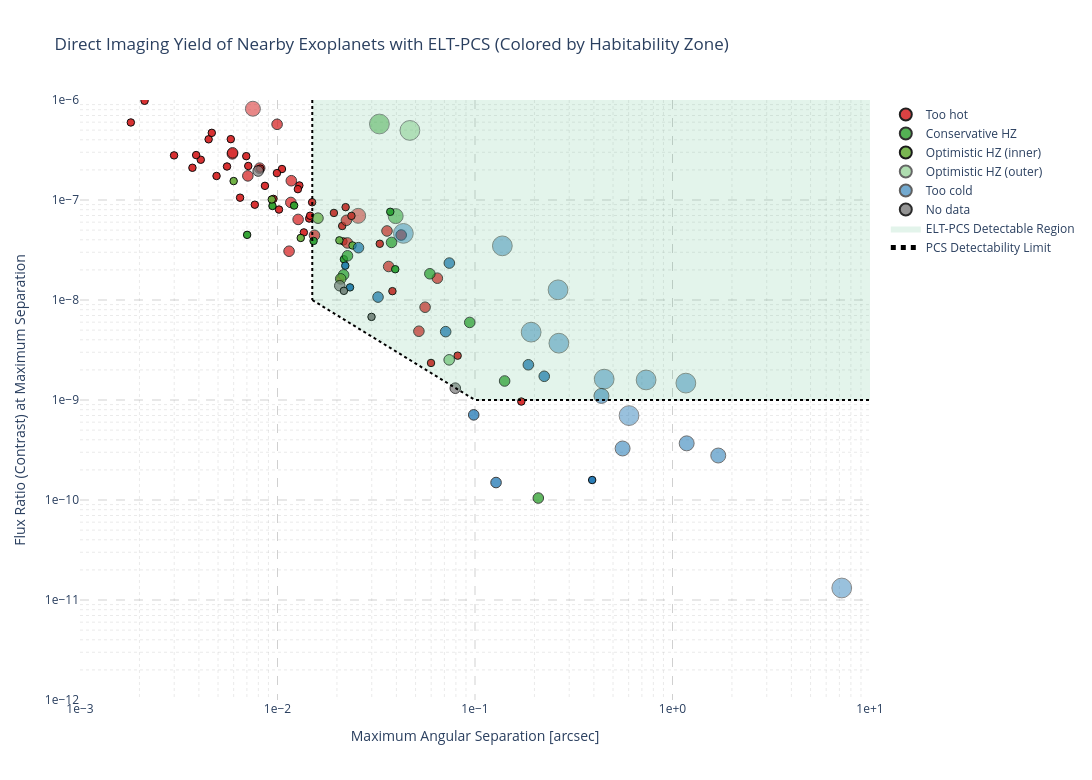

The notebook cell this image was saved under:
### Code cell
# Interactive Plotly figure with style aligned to the alternative publication plot:
# - Color encodes habitability zone (HZ)
# - Marker size encodes planet type (radius-based category)

hz_color_map = {
    'Too hot': '#d62728',
    'Conservative HZ': '#2ca02c',
    'Optimistic HZ (inner)': '#6aae3d',
    'Optimistic HZ (outer)': '#7bc87c',
    'Too cold': '#1f77b4',
    'No data': '#7f7f7f',
}

size_by_type_map = {
    CATEGORY_LABEL['Terrestrial']: 2,
    CATEGORY_LABEL['Sub-Neptune']: 4,
    CATEGORY_LABEL['Ice Giant']: 8,
    CATEGORY_LABEL['Gas Giant']: 14,
}

# Per-planet opacity: make larger planets more transparent.
opacity_by_type_map = {
    CATEGORY_LABEL['Terrestrial']: 0.95,
    CATEGORY_LABEL['Sub-Neptune']: 0.75,
    CATEGORY_LABEL['Ice Giant']: 0.55,
    CATEGORY_LABEL['Gas Giant']: 0.45,
}

hz_order = [
    'Too hot',
    'Conservative HZ',
    'Optimistic HZ (inner)',
    'Optimistic HZ (outer)',
    'Too cold',
    'No data',
]

plot_df_hz = plot_df.copy()
plot_df_hz['hz_zone_clean'] = plot_df_hz['hz_zone_clean'].fillna('No data').astype(str).str.strip()
plot_df_hz.loc[plot_df_hz['hz_zone_clean'].eq(''), 'hz_zone_clean'] = 'No data'
plot_df_hz['point_size_hz'] = plot_df_hz['radius_category'].map(size_by_type_map).fillna(34)
plot_df_hz['point_opacity_hz'] = plot_df_hz['radius_category'].map(opacity_by_type_map).fillna(0.75)

fig_hz = px.scatter(
    plot_df_hz,
    x='max_sep_arcsec',
    y='contrast_at_max_sep',
    color='hz_zone_clean',
    color_discrete_map=hz_color_map,
    category_orders={'hz_zone_clean': hz_order},
    size='point_size_hz',
    size_max=max(size_by_type_map.values()),
    hover_name='planet_label',
    custom_data=[
        'status_hover_html',
        'type_hover_html',
        'hz_hover_html',
        'mass_earth_used',
        'radius_earth_used',
        DISTANCE_COLUMN,
        'point_opacity_hz',
    ],
    labels={
        'max_sep_arcsec': 'Maximum Angular Separation [arcsec]',
        'contrast_at_max_sep': 'Flux Ratio (Contrast) at Maximum Separation',
        'hz_zone_clean': 'HZ Zone',
    },
    title='Direct Imaging Yield of Nearby Exoplanets with ELT-PCS (Colored by Habitability Zone)',
)

fig_hz.update_traces(
    marker=dict(line=dict(width=1, color='black')),
    hovertemplate=(
        "<b>%{hovertext}</b><br>"
        "Status: %{customdata[0]}<br>"
        "Planet type: %{customdata[1]}<br>"
        "HZ zone: %{customdata[2]}<br>"
        "Mass [M⊕]: %{customdata[3]:.3f}<br>"
        "Radius [R⊕]: %{customdata[4]:.3f}<br>"
        "Distance [pc]: %{customdata[5]:.3f}<extra></extra>"
    ),
)

# Apply per-point opacity so Ice Giants and Gas Giants are more transparent.
for trace in fig_hz.data:
    if hasattr(trace, 'customdata') and trace.customdata is not None:
        trace.marker.opacity = [float(row[6]) for row in trace.customdata]

# Detectability region and boundary (same model used in the main interactive figure).
fig_hz.add_scatter(
    x=np.concatenate([x_limit, [10, PCS_IWA_ARCSEC]]),
    y=np.concatenate([y_limit, [1e-6, 1e-6]]),
    mode='lines',
    line=dict(width=0),
    fill='toself',
    fillcolor='rgba(60, 179, 113, 0.14)',
    name='ELT-PCS Detectable Region',
    hoverinfo='skip',
)

fig_hz.add_scatter(
    x=[PCS_IWA_ARCSEC, PCS_IWA_ARCSEC],
    y=[1e-6, DETECT_Y_AT_IWA],
    mode='lines',
    line=dict(color='black', width=2, dash='dot'),
    showlegend=False,
    hoverinfo='skip',
)

fig_hz.add_scatter(
    x=x_limit,
    y=y_limit,
    mode='lines',
    line=dict(color='black', width=2, dash='dot'),
    name='PCS Detectability Limit',
)

fig_hz.update_xaxes(
    type='log',
    autorange=False,
    range=[-3, 1],
    dtick=1,
    tickformat='.0e',
    showgrid=True,
    gridcolor='rgba(120, 120, 120, 0.35)',
    griddash='dash',
    minor=dict(showgrid=True, dtick='D1', gridcolor='rgba(160, 160, 160, 0.22)', griddash='dot'),
)

fig_hz.update_yaxes(
    type='log',
    autorange=False,
    range=[-12, -6],
    dtick=1,
    tickformat='.0e',
    showgrid=True,
    gridcolor='rgba(120, 120, 120, 0.35)',
    griddash='dash',
    minor=dict(showgrid=True, dtick='D1', gridcolor='rgba(160, 160, 160, 0.22)', griddash='dot'),
)

fig_hz.update_layout(
    template='plotly_white',
    plot_bgcolor='white',
    legend_title_text='',
    width=1100,
    height=780,
    hoverlabel=dict(bgcolor='black', bordercolor='black', font=dict(color='white')),
)

fig_hz.show()

### Figure 1 — Plotly figure (JSON) as saved in the notebook; plotly's stock layout.template omitted (floating-point values rounded to 4 significant figures; data arrays with more than 128 entries replaced by an {"elided": "..."} marker saying what was removed)
{"data": [{"customdata": {"elided": "65x7 mixed values"}, "hovertemplate": "<b>%{hovertext}</b><br>Status: %{customdata[0]}<br>Planet type: %{customdata[1]}<br>HZ zone: %{customdata[2]}<br>Mass [M⊕]: %{customdata[3]:.3f}<br>Radius [R⊕]: %{customdata[4]:.3f}<br>Distance [pc]: %{customdata[5]:.3f}<extra></extra>", "hovertext": ["61 Vir b", "61 Vir c", "61 Vir d", "82 Eri b", "82 Eri c", "AU Mic b", "AU Mic c", "Barnard's star b", "Barnard's star c", "Barnard's star d", "Barnard's star e", "CD Cet b", "G 192-15 b", "G 268-110 b", "GJ 1061 b", "GJ 15 A b", "GJ 176 b", "GJ 176 c", "GJ 251 b", "GJ 338 Bb", "GJ 357 b", "GJ 357 c", "GJ 367 b", "GJ 393 b", "GJ 3988 b", "GJ 4274 b", "GJ 433 b", "GJ 486 b", "GJ 581 b", "GJ 581 c", "GJ 581 e", "GJ 625 b", "GJ 674 b", "GJ 785 b", "GJ 876 d", "GJ 887 b", "GJ 887 c", "Gl 686 b", "Gl 725 A b", "Gl 49 b", "HD 102365 A b", "HD 219134 b", "HD 219134 c", "HD 219134 d", "HD 219134 f", "HD 260655 b", "HD 260655 c", "Lalande 21185 b", "LTT 1445 Ab", "LTT 1445 Ac", "Luyten's Star c", "Proxima Centauri d", "Ross 128 b", "tau Cet e", "tau Cet g", "tau Cet h", "Teegarden's b", "Wolf 1061 b", "YZ Cet b", "YZ Cet c", "YZ Cet d", "GJ 436 b", "Gl 725 B b", "GJ 887 d", "GJ 887 e"], "legendgroup": "Too hot", "marker": {"color": "#d62728", "line": {"color": "black", "width": 1}, "opacity": [0.75, 0.55, 0.75, 0.95, 0.95, 0.55, 0.75, 0.95, 0.95, 0.95, 0.95, 0.95, 0.95, 0.95, 0.95, 0.95, 0.75, 0.75, 0.95, 0.75, 0.95, 0.95, 0.95, 0.95, 0.95, 0.95, 0.75, 0.95, 0.55, 0.75, 0.95, 0.95, 0.75, 0.75, 0.75, 0.95, 0.75, 0.75, 0.95, 0.75, 0.75, 0.75, 0.95, 0.75, 0.75, 0.95, 0.95, 0.95, 0.95, 0.95, 0.95, 0.95, 0.95, 0.95, 0.95, 0.95, 0.95, 0.95, 0.95, 0.95, 0.95, 0.75, 0.95, 0.75, 0.95], "size": [4, 8, 4, 2, 2, 8, 4, 2, 2, 2, 2, 2, 2, 2, 2, 2, 4, 4, 2, 4, 2, 2, 2, 2, 2, 2, 4, 2, 8, 4, 2, 2, 4, 4, 4, 2, 4, 4, 2, 4, 4, 4, 2, 4, 4, 2, 2, 2, 2, 2, 2, 2, 2, 2, 2, 2, 2, 2, 2, 2, 2, 4, 2, 4, 2], "sizemode": "area", "sizeref": 0.07143, "symbol": "circle"}, "mode": "markers", "name": "Too hot", "orientation": "v", "showlegend": true, "type": "scatter", "x": [0.00591, 0.02561, 0.05588, 0.02078, 0.05988, 0.007505, 0.01272, 0.0129, 0.01497, 0.01053, 0.02158, 0.002151, 0.001808, 0.001312, 0.007111, 0.02126, 0.008125, 0.01539, 0.01447, 0.02233, 0.003709, 0.006465, 0.00077, 0.007676, 0.004088, 0.002115, 0.007075, 0.002123, 0.00646, 0.01175, 0.00448, 0.01359, 0.009954, 0.03654, 0.004503, 0.02368, 0.0423, 0.01168, 0.0193, 0.01144, 0.05199, 0.005925, 0.01018, 0.03585, 0.02259, 0.002994, 0.004913, 0.03294, 0.005551, 0.003874, 0.009539, 0.02213, 0.01463, 0.1716, 0.03818, 0.08169, 0.006947, 0.00864, 0.004648, 0.005801, 0.008174, 0.003393, 0.009934, 0.06448, 0.01268], "xaxis": "x", "y": [2.893e-07, 6.947e-08, 8.468e-09, 1.632e-08, 2.346e-09, 8.18e-07, 6.395e-08, 1.397e-07, 9.495e-08, 2.041e-07, 3.853e-08, 1.265e-06, 5.963e-07, 1.394e-06, 2.189e-07, 5.494e-08, 2.081e-07, 4.435e-08, 6.526e-08, 6.26e-08, 2.1e-07, 1.055e-07, 1.478e-06, 8.974e-08, 2.526e-07, 1.532e-06, 1.743e-07, 9.817e-07, 2.288e-06, 1.559e-07, 4.046e-07, 4.741e-08, 5.715e-07, 2.163e-08, 2.298e-06, 6.938e-08, 4.465e-08, 9.448e-08, 7.424e-08, 3.074e-08, 4.871e-09, 2.964e-07, 8.027e-08, 4.901e-08, 3.722e-08, 2.794e-07, 1.738e-07, 3.649e-08, 2.163e-07, 2.813e-07, 1.026e-07, 8.483e-08, 6.964e-08, 9.652e-10, 1.226e-08, 2.777e-09, 2.745e-07, 1.385e-07, 4.692e-07, 4.06e-07, 2.062e-07, 2.775e-06, 1.857e-07, 1.652e-08, 1.284e-07], "yaxis": "y"}, {"customdata": [["<span style='color:#2ca02c'><b>Confirmed</b></span>", "<span style='color:#378cb1'><b>Sub-Neptune (1.6-4 R⊕)</b></span>", "<span style='color:#90ee90'><b>Conservative HZ</b></span>", 5.816, 2.017, 6.041, 0.75], ["<span style='color:#2ca02c'><b>Confirmed</b></span>", "<span style='color:#5a3a1b'><b>Terrestrial (<1.6 R⊕)</b></span>", "<span style='color:#90ee90'><b>Conservative HZ</b></span>", 1.081, 1.026, 4.846, 0.95], ["<span style='color:#2ca02c'><b>Confirmed</b></span>", "<span style='color:#5a3a1b'><b>Terrestrial (<1.6 R⊕)</b></span>", "<span style='color:#90ee90'><b>Conservative HZ</b></span>", 1.36, 1.108, 4.846, 0.95], ["<span style='color:#2ca02c'><b>Confirmed</b></span>", "<span style='color:#5a3a1b'><b>Terrestrial (<1.6 R⊕)</b></span>", "<span style='color:#90ee90'><b>Conservative HZ</b></span>", 1.64, 1.179, 3.674, 0.95], ["<span style='color:#2ca02c'><b>Confirmed</b></span>", "<span style='color:#378cb1'><b>Sub-Neptune (1.6-4 R⊕)</b></span>", "<span style='color:#90ee90'><b>Conservative HZ</b></span>", 6.039, 2.068, 9.436, 0.75], ["<span style='color:#2ca02c'><b>Confirmed</b></span>", "<span style='color:#1e3a8a'><b>Ice Giant (4-8 R⊕)</b></span>", "<span style='color:#90ee90'><b>Conservative HZ</b></span>", 17.2, 4.23, 4.55, 0.55], ["<span style='color:#2ca02c'><b>Confirmed</b></span>", "<span style='color:#378cb1'><b>Sub-Neptune (1.6-4 R⊕)</b></span>", "<span style='color:#90ee90'><b>Conservative HZ</b></span>", 12.21, 3.316, 5.915, 0.75], ["<span style='color:#2ca02c'><b>Confirmed</b></span>", "<span style='color:#378cb1'><b>Sub-Neptune (1.6-4 R⊕)</b></span>", "<span style='color:#90ee90'><b>Conservative HZ</b></span>", 14.3, 3.686, 8.812, 0.75], ["<span style='color:#2ca02c'><b>Confirmed</b></span>", "<span style='color:#e9982e'><b>Gas Giant (>8 R⊕)</b></span>", "<span style='color:#90ee90'><b>Conservative HZ</b></span>", 241.5, 10.96, 4.672, 0.45], ["<span style='color:#2ca02c'><b>Confirmed</b></span>", "<span style='color:#5a3a1b'><b>Terrestrial (<1.6 R⊕)</b></span>", "<span style='color:#90ee90'><b>Conservative HZ</b></span>", 3.4, 1.504, 3.523, 0.95], ["<span style='color:#2ca02c'><b>Confirmed</b></span>", "<span style='color:#378cb1'><b>Sub-Neptune (1.6-4 R⊕)</b></span>", "<span style='color:#90ee90'><b>Conservative HZ</b></span>", 5.467, 1.935, 6.253, 0.75], ["<span style='color:#2ca02c'><b>Confirmed</b></span>", "<span style='color:#5a3a1b'><b>Terrestrial (<1.6 R⊕)</b></span>", "<span style='color:#90ee90'><b>Conservative HZ</b></span>", 1.055, 1.018, 1.302, 0.95], ["<span style='color:#2ca02c'><b>Confirmed</b></span>", "<span style='color:#5a3a1b'><b>Terrestrial (<1.6 R⊕)</b></span>", "<span style='color:#90ee90'><b>Conservative HZ</b></span>", 1.049, 1.016, 3.832, 0.95], ["<span style='color:#2ca02c'><b>Confirmed</b></span>", "<span style='color:#5a3a1b'><b>Terrestrial (<1.6 R⊕)</b></span>", "<span style='color:#90ee90'><b>Conservative HZ</b></span>", 1.259, 1.08, 9.575, 0.95], ["<span style='color:#ff8c00'><b>Candidate</b></span>", "<span style='color:#378cb1'><b>Sub-Neptune (1.6-4 R⊕)</b></span>", "<span style='color:#90ee90'><b>Conservative HZ</b></span>", 8.708, 2.643, 5.008, 0.75], ["<span style='color:#ff8c00'><b>Candidate</b></span>", "<span style='color:#378cb1'><b>Sub-Neptune (1.6-4 R⊕)</b></span>", "<span style='color:#90ee90'><b>Conservative HZ</b></span>", 14.2, 3.668, 6.542, 0.75]], "hovertemplate": "<b>%{hovertext}</b><br>Status: %{customdata[0]}<br>Planet type: %{customdata[1]}<br>HZ zone: %{customdata[2]}<br>Mass [M⊕]: %{customdata[3]:.3f}<br>Radius [R⊕]: %{customdata[4]:.3f}<br>Distance [pc]: %{customdata[5]:.3f}<extra></extra>", "hovertext": ["82 Eri d", "GJ 1002 b", "GJ 1002 c", "GJ 1061 d", "GJ 357 d", "GJ 687 b", "Wolf 1055 b", "GJ 785 c", "GJ 876 c", "Gl 725 B c", "HN Lib b", "Proxima Centauri b", "Teegarden's c", "Wolf 1069 b", "GJ 682 c", "HD 219134 0.04"], "legendgroup": "Conservative HZ", "marker": {"color": "#2ca02c", "line": {"color": "black", "width": 1}, "opacity": [0.75, 0.95, 0.95, 0.95, 0.75, 0.55, 0.75, 0.75, 0.45, 0.95, 0.75, 0.95, 0.95, 0.95, 0.75, 0.75], "size": [4, 2, 2, 2, 4, 8, 4, 4, 14, 2, 4, 2, 2, 2, 4, 4], "sizemode": "area", "sizeref": 0.07143, "symbol": "circle"}, "mode": "markers", "name": "Conservative HZ", "orientation": "v", "showlegend": true, "type": "scatter", "x": [0.2092, 0.00943, 0.01523, 0.02169, 0.02162, 0.03966, 0.05908, 0.1413, 0.0328, 0.03945, 0.02261, 0.03724, 0.01214, 0.007018, 0.03779, 0.09403], "xaxis": "x", "y": [1.046e-10, 8.715e-08, 3.896e-08, 2.558e-08, 1.784e-08, 6.903e-08, 1.829e-08, 1.549e-09, 5.756e-07, 2.031e-08, 2.767e-08, 7.621e-08, 8.804e-08, 4.481e-08, 3.765e-08, 5.968e-09], "yaxis": "y"}, {"customdata": [["<span style='color:#2ca02c'><b>Confirmed</b></span>", "<span style='color:#5a3a1b'><b>Terrestrial (<1.6 R⊕)</b></span>", "<span style='color:#228b22'><b>Optimistic HZ (inner)</b></span>", 1.739, 1.202, 3.674, 0.95], ["<span style='color:#ff8c00'><b>Candidate</b></span>", "<span style='color:#378cb1'><b>Sub-Neptune (1.6-4 R⊕)</b></span>", "<span style='color:#228b22'><b>Optimistic HZ (inner)</b></span>", 5.222, 1.876, 9.077, 0.75], ["<span style='color:#ff8c00'><b>Candidate</b></span>", "<span style='color:#5a3a1b'><b>Terrestrial (<1.6 R⊕)</b></span>", "<span style='color:#228b22'><b>Optimistic HZ (inner)</b></span>", 2.72, 1.396, 6.864, 0.95], ["<span style='color:#2ca02c'><b>Confirmed</b></span>", "<span style='color:#5a3a1b'><b>Terrestrial (<1.6 R⊕)</b></span>", "<span style='color:#228b22'><b>Optimistic HZ (inner)</b></span>", 2.889, 1.424, 3.786, 0.95], ["<span style='color:#2ca02c'><b>Confirmed</b></span>", "<span style='color:#5a3a1b'><b>Terrestrial (<1.6 R⊕)</b></span>", "<span style='color:#228b22'><b>Optimistic HZ (inner)</b></span>", 3.401, 1.504, 4.308, 0.95], ["<span style='color:#ff8c00'><b>Candidate</b></span>", "<span style='color:#378cb1'><b>Sub-Neptune (1.6-4 R⊕)</b></span>", "<span style='color:#228b22'><b>Optimistic HZ (inner)</b></span>", 4.45, 1.686, 5.008, 0.75], ["<span style='color:#2ca02c'><b>Confirmed</b></span>", "<span style='color:#5a3a1b'><b>Terrestrial (<1.6 R⊕)</b></span>", "<span style='color:#228b22'><b>Optimistic HZ (inner)</b></span>", 2.021, 1.264, 5.375, 0.95]], "hovertemplate": "<b>%{hovertext}</b><br>Status: %{customdata[0]}<br>Planet type: %{customdata[1]}<br>HZ zone: %{customdata[2]}<br>Mass [M⊕]: %{customdata[3]:.3f}<br>Radius [R⊕]: %{customdata[4]:.3f}<br>Distance [pc]: %{customdata[5]:.3f}<extra></extra>", "hovertext": ["GJ 1061 c", "GJ 433 d", "LTT 1445 Ad", "Luyten's Star b", "Wolf 1061 c", "GJ 682 b", "GJ 3323 b"], "legendgroup": "Optimistic HZ (inner)", "marker": {"color": "#6aae3d", "line": {"color": "black", "width": 1}, "opacity": [0.95, 0.75, 0.95, 0.95, 0.95, 0.75, 0.95], "size": [2, 4, 2, 2, 2, 4, 2], "sizemode": "area", "sizeref": 0.07143, "symbol": "circle"}, "mode": "markers", "name": "Optimistic HZ (inner)", "orientation": "v", "showlegend": true, "type": "scatter", "x": [0.009357, 0.02089, 0.01311, 0.02398, 0.02058, 0.01603, 0.005998], "xaxis": "x", "y": [1.012e-07, 1.627e-08, 4.176e-08, 3.51e-08, 3.949e-08, 6.583e-08, 1.547e-07], "yaxis": "y"}, {"customdata": [["<span style='color:#2ca02c'><b>Confirmed</b></span>", "<span style='color:#e9982e'><b>Gas Giant (>8 R⊕)</b></span>", "<span style='color:#228b22'><b>Optimistic HZ (outer)</b></span>", 760.9, 11.83, 4.672, 0.45], ["<span style='color:#2ca02c'><b>Confirmed</b></span>", "<span style='color:#378cb1'><b>Sub-Neptune (1.6-4 R⊕)</b></span>", "<span style='color:#228b22'><b>Optimistic HZ (outer)</b></span>", 5.085, 1.843, 7.628, 0.75]], "hovertemplate": "<b>%{hovertext}</b><br>Status: %{customdata[0]}<br>Planet type: %{customdata[1]}<br>HZ zone: %{customdata[2]}<br>Mass [M⊕]: %{customdata[3]:.3f}<br>Radius [R⊕]: %{customdata[4]:.3f}<br>Distance [pc]: %{customdata[5]:.3f}<extra></extra>", "hovertext": ["GJ 876 b", "Gl 514 b"], "legendgroup": "Optimistic HZ (outer)", "marker": {"color": "#7bc87c", "line": {"color": "black", "width": 1}, "opacity": [0.45, 0.75], "size": [14, 4], "sizemode": "area", "sizeref": 0.07143, "symbol": "circle"}, "mode": "markers", "name": "Optimistic HZ (outer)", "orientation": "v", "showlegend": true, "type": "scatter", "x": [0.04681, 0.074], "xaxis": "x", "y": [4.963e-07, 2.521e-09], "yaxis": "y"}, {"customdata": {"elided": "25x7 mixed values"}, "hovertemplate": "<b>%{hovertext}</b><br>Status: %{customdata[0]}<br>Planet type: %{customdata[1]}<br>HZ zone: %{customdata[2]}<br>Mass [M⊕]: %{customdata[3]:.3f}<br>Radius [R⊕]: %{customdata[4]:.3f}<br>Distance [pc]: %{customdata[5]:.3f}<extra></extra>", "hovertext": ["eps Eridani b", "Eps Ind A b", "G 192-15 c", "GJ 1151 c", "GJ 1289 b", "GJ 15 A c", "GJ 3512 b", "GJ 3512 c", "GJ 4274 c", "GJ 433 c", "GJ 687 c", "GJ 832 b", "GJ 849 b", "GJ 849 c", "GJ 876 e", "GJ 896 Ab", "TZ Ari b", "HD 219134 h", "Lalande 21185 c", "Luyten's Star d", "Luyten's Star e", "tau Cet f", "Teegarden's d", "Wolf 1061 d", "GJ 3323 c"], "legendgroup": "Too cold", "marker": {"color": "#1f77b4", "line": {"color": "black", "width": 1}, "opacity": [0.45, 0.45, 0.75, 0.75, 0.75, 0.55, 0.45, 0.45, 0.75, 0.55, 0.55, 0.45, 0.45, 0.45, 0.75, 0.45, 0.45, 0.45, 0.55, 0.75, 0.75, 0.95, 0.95, 0.75, 0.95], "size": [14, 14, 4, 4, 4, 8, 14, 14, 4, 8, 8, 14, 14, 14, 4, 14, 14, 14, 8, 4, 4, 2, 2, 4, 2], "sizemode": "area", "sizeref": 0.07143, "symbol": "circle"}, "mode": "markers", "name": "Too cold", "orientation": "v", "showlegend": true, "type": "scatter", "x": [1.169, 7.195, 0.1278, 0.07105, 0.03229, 1.705, 0.04339, 0.1924, 0.02571, 0.5589, 0.4369, 0.735, 0.2659, 0.6022, 0.07413, 0.1375, 0.2633, 0.4509, 1.18, 0.1862, 0.2242, 0.392, 0.02204, 0.09852, 0.02329], "xaxis": "x", "y": [1.476e-09, 1.318e-11, 1.495e-10, 4.825e-09, 1.069e-08, 2.785e-10, 4.636e-08, 4.771e-09, 3.335e-08, 3.275e-10, 1.099e-09, 1.587e-09, 3.699e-09, 6.984e-10, 2.34e-08, 3.478e-08, 1.264e-08, 1.617e-09, 3.686e-10, 2.25e-09, 1.726e-09, 1.584e-10, 2.205e-08, 7.101e-10, 1.337e-08], "yaxis": "y"}, {"customdata": [["<span style='color:#2ca02c'><b>Confirmed</b></span>", "<span style='color:#378cb1'><b>Sub-Neptune (1.6-4 R⊕)</b></span>", "<span style='color:#495057'><b>No data</b></span>", 5.721, 1.995, 7.243, 0.75], ["<span style='color:#2ca02c'><b>Confirmed</b></span>", "<span style='color:#378cb1'><b>Sub-Neptune (1.6-4 R⊕)</b></span>", "<span style='color:#495057'><b>No data</b></span>", 4.132, 1.604, 7.243, 0.75], ["<span style='color:#ff8c00'><b>Candidate</b></span>", "<span style='color:#5a3a1b'><b>Terrestrial (<1.6 R⊕)</b></span>", "<span style='color:#495057'><b>No data</b></span>", 2.543, 1.365, 7.243, 0.95], ["<span style='color:#ff8c00'><b>Candidate</b></span>", "<span style='color:#5a3a1b'><b>Terrestrial (<1.6 R⊕)</b></span>", "<span style='color:#495057'><b>No data</b></span>", 2.543, 1.365, 7.243, 0.95], ["<span style='color:#ff8c00'><b>Candidate</b></span>", "<span style='color:#378cb1'><b>Sub-Neptune (1.6-4 R⊕)</b></span>", "<span style='color:#495057'><b>No data</b></span>", 4.45, 1.686, 7.243, 0.75]], "hovertemplate": "<b>%{hovertext}</b><br>Status: %{customdata[0]}<br>Planet type: %{customdata[1]}<br>HZ zone: %{customdata[2]}<br>Mass [M⊕]: %{customdata[3]:.3f}<br>Radius [R⊕]: %{customdata[4]:.3f}<br>Distance [pc]: %{customdata[5]:.3f}<extra></extra>", "hovertext": ["GJ 667 C b", "GJ 667 C c", "GJ 667 C e", "GJ 667 C f", "GJ 667 C g"], "legendgroup": "No data", "marker": {"color": "#7f7f7f", "line": {"color": "black", "width": 1}, "opacity": [0.75, 0.75, 0.95, 0.95, 0.75], "size": [4, 4, 2, 2, 4], "sizemode": "area", "sizeref": 0.07143, "symbol": "circle"}, "mode": "markers", "name": "No data", "orientation": "v", "showlegend": true, "type": "scatter", "x": [0.007982, 0.02067, 0.02992, 0.02168, 0.07947], "xaxis": "x", "y": [1.949e-07, 1.388e-08, 6.778e-09, 1.235e-08, 1.313e-09], "yaxis": "y"}, {"fill": "toself", "fillcolor": "rgba(60, 179, 113, 0.14)", "hoverinfo": "skip", "line": {"width": 0}, "mode": "lines", "name": "ELT-PCS Detectable Region", "type": "scatter", "x": {"elided": "321 float values"}, "y": {"elided": "321 float values"}}, {"hoverinfo": "skip", "line": {"color": "black", "dash": "dot", "width": 2}, "mode": "lines", "showlegend": false, "type": "scatter", "x": [0.015, 0.015], "y": [1e-06, 1e-08]}, {"line": {"color": "black", "dash": "dot", "width": 2}, "mode": "lines", "name": "PCS Detectability Limit", "type": "scatter", "x": {"elided": "319 float values"}, "y": {"elided": "319 float values"}}], "layout": {"height": 780, "hoverlabel": {"bgcolor": "black", "bordercolor": "black", "font": {"color": "white"}}, "legend": {"itemsizing": "constant", "title": {"text": ""}, "tracegroupgap": 0}, "plot_bgcolor": "white", "title": {"text": "Direct Imaging Yield of Nearby Exoplanets with ELT-PCS (Colored by Habitability Zone)"}, "width": 1100, "xaxis": {"anchor": "y", "autorange": false, "domain": [0, 1], "dtick": 1, "gridcolor": "rgba(120, 120, 120, 0.35)", "griddash": "dash", "minor": {"dtick": "D1", "gridcolor": "rgba(160, 160, 160, 0.22)", "griddash": "dot", "showgrid": true}, "range": [-3, 1], "showgrid": true, "tickformat": ".0e", "title": {"text": "Maximum Angular Separation [arcsec]"}, "type": "log"}, "yaxis": {"anchor": "x", "autorange": false, "domain": [0, 1], "dtick": 1, "gridcolor": "rgba(120, 120, 120, 0.35)", "griddash": "dash", "minor": {"dtick": "D1", "gridcolor": "rgba(160, 160, 160, 0.22)", "griddash": "dot", "showgrid": true}, "range": [-12, -6], "showgrid": true, "tickformat": ".0e", "title": {"text": "Flux Ratio (Contrast) at Maximum Separation"}, "type": "log"}}}
